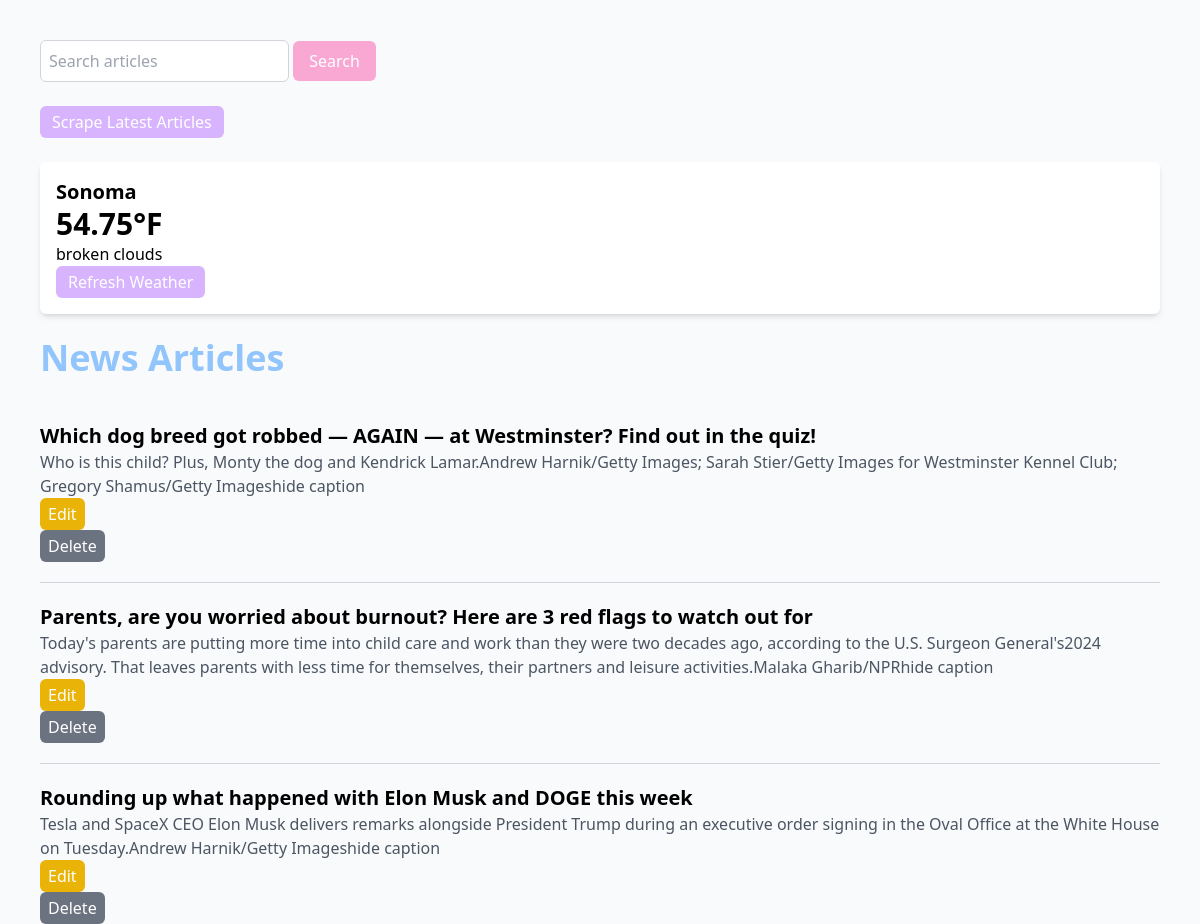
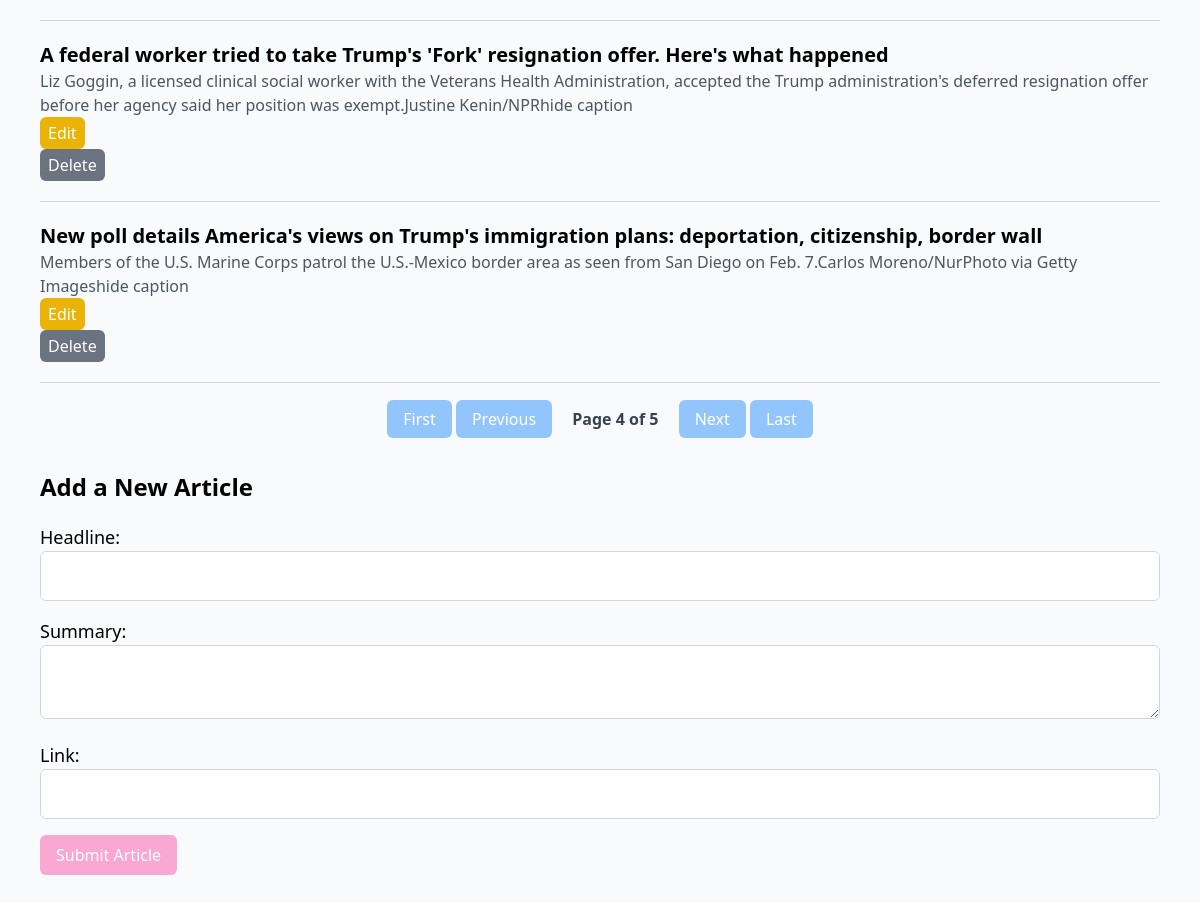
/?page=4, run on the app's committed database (2 pictures, top to bottom).
### models.py (models this page shows)
class Weather(Base): # New class that inherits from Base to map to database table
    __tablename__ = 'weather' # Specifies name of database table
    id = Column(Integer, primary_key=True) # Defines column named id which is an integer and primary key
    temp = Column(Float, nullable=False) # Defines column named temp
    city = Column(String, nullable=False, default=DEFAULT_CITY) # Defines column named city and the default is DEFAULT_CITY
    description = Column(String, nullable=False) # Defines column named description
    last_updated = Column(DateTime, default=lambda: datetime.now(timezone.utc)) # Defines column named last_updated using a callable lambda function to dynamically assign a default value determined at runtime

class NewsArticle(Base): # New class that inherits from Base to map to database table
    __tablename__ = 'news_articles' # Specifies name of database table
    id = Column(Integer, primary_key=True)  # Defines column named id which is an integer and primary key
    headline = Column(String, nullable=False) # Defines column to store strings for article headlines
    summary = Column(String, nullable=True) # Defines column to store strings for summary of the articles
    link = Column(String, nullable=False) # Defines column to store strings for urls of the articles
    updated_at = Column(DateTime, default=lambda: datetime.now(timezone.utc), onupdate=lambda: datetime.now(timezone.utc))  # Track updates

### app.py (the view)
@app.route('/')
def index():
    try:
        session.expire_all() # Ensures the session fetches fresh data
        page = request.args.get('page', 1, type=int)
        per_page = 5 # Number of articles per page
        total_articles = session.query(NewsArticle).count()
        total_pages = (total_articles + per_page - 1) // per_page # Calculate total pages
        news_articles = session.query(NewsArticle).offset((page - 1) * per_page).limit(per_page).all()
        weather_data = session.query(Weather).first()
        return render_template(
            'index.html', articles=news_articles, weather=weather_data,
            page=page, total_articles=total_articles, per_page=per_page, total_pages=total_pages
        )
    except Exception as e:
        logging.error(f"Error loading homepage: {e}")
        flash("An error occurred while loading the page. Please try again", "error")
        return render_template('index.html', articles=[], weather=[], page=1, total_articles=0, per_page=5, total_pages=1)

### app.py (called while the page is built)
@app.before_request
def refresh_session():
    session.close()  # Rollback any pending transactions
    session.expire_all()  # Ensure fresh data is loaded

### templates/index.html (shortened to what this page needs)
<!DOCTYPE html>
<html lang="en">
<head>
    <script src="https://cdn.tailwindcss.com"></script>
</head>
<body class="font-sans bg-gray-50 p-10">
    <form action="/search" method="GET" class="mb-6">
        <input type="text" name="query" placeholder="Search articles" class="p-2 border border-gray-300 rounded-md focus:ring-2 focus:ring-blue-300"">
        <button type="submit" class="bg-pink-300 text-white py-2 px-4 rounded-md hover:bg-pink-400 transition-all">Search</button>
    </form>
    <form action="/scrape" method="POST">
        <button type="submit" class="bg-purple-300 text-white py-1 px-3 rounded-md hover:bg-purple-400 transition-all">Scrape Latest Articles</button>
    </form>
    <div class="weather-widget my-6 p-4 bg-white shadow-md rounded-md">
        {% if weather %}
            <p class="text-xl font-semibold">{{weather.city}}</p>
            <p class="text-3xl font-bold">{{weather.temp}}°F</p>
            <p>{{weather.description}}</p>
        {% else %}
            <p>Weather data unavailable</p>
        {% endif %}
        <form action="/update_weather" method="POST">
            <button type="submit" class="bg-purple-300 text-white py-1 px-3 rounded-md hover:bg-purple-400 transition-all">Refresh Weather</button>
        </form>
    </div>
    <h1 class="text-4xl font-semibold mb-6"><a href="/" class="text-blue-300 hover:text-blue-400">News Articles</a></h1>
    {% for article in articles %}
    <div class="news-article border-b border-gray-300 py-5">
        <h2 class="text-xl font-semibold">
            <a href="{{ article.link }}" target="_blank" class="text-black-600 hover:underline">{{ article.headline }}</a>
        </h2>
        <p class="text-gray-600">{{ article.summary }}</p>
        <form action="/edit/{{ article.id }}" method="GET" class="inline-block mr-3">
            <button type="submit" class="bg-yellow-500 text-white py-1 px-2 rounded-md hover:bg-yellow-700 transition-all">Edit</button>
        </form>
        <form action="/delete/{{ article.id }}" method="POST" onsubmit="return confirm('Are you sure?');">
            <button type="submit" class="bg-gray-500 text-white py-1 px-2 rounded-md hover:bg-gray-700 transition-all">Delete</button>
        </form>
    </div>
    {% endfor %}
    <div class="pagination mt-6 text-center">
        {% if page > 1 %}
            <a href="{{ url_for('index', page=1 )}}" class="px-4 py-2 bg-blue-300 text-white rounded-md hover:bg-blue-400 transition-all">First</a>
            <a href="{{ url_for('index', page=page-1) }}" class="px-4 py-2 bg-blue-300 text-white rounded-md hover:bg-blue-400 transition-all">Previous</a>
        {% endif %}
        <span class="font-semibold text-gray-700 mx-4">Page {{ page }} of {{ total_pages }}</span>
        {% if page < total_pages %}
            <a href="{{ url_for('index', page=page+1) }}" class="px-4 py-2 bg-blue-300 text-white rounded-md hover:bg-blue-400 transition-all">Next</a>
            <a href="{{ url_for('index', page=total_pages) }}" class="px-4 py-2 bg-blue-300 text-white rounded-md hover:bg-blue-400 transition-all">Last</a>
        {% endif %}
    </div>
    <h2 class="text-2xl font-semibold mt-10 mb-5">Add a New Article</h2>
    <form action="{{ url_for('add_article') }}" method="post" class="space-y-4">
        <div>
            <label for="headline" class="block text-lg">Headline:</label>
            <input type="text" id="headline" name="headline" required class="p-3 border border-gray-300 rounded-md w-full">
        </div>
        <div>
            <label for="summary" class="block text-lg">Summary:</label>
            <textarea id="summary" name="summary" class="p-3 border border-gray-300 rounded-md w-full"></textarea>
        </div>
        <div>
            <label for="link" class="block text-lg">Link:</label>
            <input type="url" id="link" name="link" required class="p-3 border border-gray-300 rounded-md w-full">
        </div>
        <button type="submit" class="bg-pink-300 text-white py-2 px-4 rounded-md hover:bg-pink-400 transition-all">Submit Article</button>
    </form>
</body>
</html>

### data on the page
Weather: city "Sonoma", temp "54.75", description "broken clouds"
NewsArticle: headline "Which dog breed got robbed — AGAIN — at Westminster? Find out in the quiz!", summary "Who is this child? Plus, Monty the dog and Kendrick Lamar.Andrew Harnik/Getty Images; Sarah Stier/Getty Images for Westminster Kennel Club; Gregory Shamus/Getty Imageshide caption"
NewsArticle: headline "Parents, are you worried about burnout? Here are 3 red flags to watch out for", summary "Today's parents are putting more time into child care and work than they were two decades ago, according to the U.S. Surgeon General's2024 advisory. That leaves parents with less time for themselves, their partners and leisure activities.Malaka Gharib/NPRhide caption"
NewsArticle: headline "Rounding up what happened with Elon Musk and DOGE this week", summary "Tesla and SpaceX CEO Elon Musk delivers remarks alongside President Trump during an executive order signing in the Oval Office at the White House on Tuesday.Andrew Harnik/Getty Imageshide caption"
NewsArticle: headline "A federal worker tried to take Trump's 'Fork' resignation offer. Here's what happened", summary "Liz Goggin, a licensed clinical social worker with the Veterans Health Administration, accepted the Trump administration's deferred resignation offer before her agency said her position was exempt.Justine Kenin/NPRhide caption"
NewsArticle: headline "New poll details America's views on Trump's immigration plans: deportation, citizenship, border wall", summary "Members of the U.S. Marine Corps patrol the U.S.-Mexico border area as seen from San Diego on Feb. 7.Carlos Moreno/NurPhoto via Getty Imageshide caption"

### other printed values
{{ page }} "4"
{{ total_pages }} "5"
